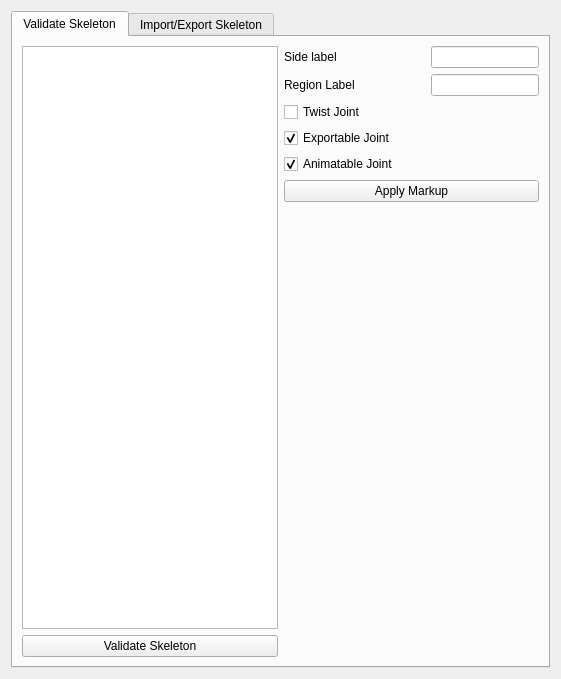
<?xml version="1.0" encoding="UTF-8"?>
<ui version="4.0">
 <class>skeletonbuilder</class>
 <widget class="QWidget" name="skeletonbuilder">
  <property name="geometry">
   <rect>
    <x>0</x>
    <y>0</y>
    <width>561</width>
    <height>679</height>
   </rect>
  </property>
  <property name="windowTitle">
   <string>Skeleton Markup</string>
  </property>
  <layout class="QVBoxLayout" name="verticalLayout_3">
   <item>
    <widget class="QTabWidget" name="tabWidget">
     <property name="currentIndex">
      <number>0</number>
     </property>
     <widget class="QWidget" name="validatie_tab">
      <attribute name="title">
       <string>Validate Skeleton</string>
      </attribute>
      <layout class="QHBoxLayout" name="horizontalLayout">
       <item>
        <layout class="QVBoxLayout" name="validate_verticalLayout">
         <item>
          <widget class="QTreeWidget" name="validate_treeWidget">
           <property name="selectionMode">
            <enum>QAbstractItemView::ExtendedSelection</enum>
           </property>
           <property name="columnCount">
            <number>0</number>
           </property>
          </widget>
         </item>
         <item>
          <widget class="QPushButton" name="validate_pushButton">
           <property name="text">
            <string>Validate Skeleton</string>
           </property>
          </widget>
         </item>
        </layout>
       </item>
       <item>
        <layout class="QVBoxLayout" name="verticalLayout">
         <item>
          <layout class="QHBoxLayout" name="side_label_horizontalLayout">
           <item>
            <widget class="QLabel" name="side_label">
             <property name="minimumSize">
              <size>
               <width>70</width>
               <height>0</height>
              </size>
             </property>
             <property name="maximumSize">
              <size>
               <width>70</width>
               <height>16777215</height>
              </size>
             </property>
             <property name="text">
              <string>Side label</string>
             </property>
            </widget>
           </item>
           <item>
            <spacer name="side_label_horizontalSpacer">
             <property name="orientation">
              <enum>Qt::Horizontal</enum>
             </property>
             <property name="sizeHint" stdset="0">
              <size>
               <width>40</width>
               <height>20</height>
              </size>
             </property>
            </spacer>
           </item>
           <item>
            <widget class="QLineEdit" name="side_label_lineEdit"/>
           </item>
          </layout>
         </item>
         <item>
          <layout class="QHBoxLayout" name="region_label_horizontalLayout">
           <item>
            <widget class="QLabel" name="region_label">
             <property name="minimumSize">
              <size>
               <width>70</width>
               <height>0</height>
              </size>
             </property>
             <property name="maximumSize">
              <size>
               <width>70</width>
               <height>16777215</height>
              </size>
             </property>
             <property name="text">
              <string>Region Label</string>
             </property>
            </widget>
           </item>
           <item>
            <spacer name="region_label_horizontalSpacer">
             <property name="orientation">
              <enum>Qt::Horizontal</enum>
             </property>
             <property name="sizeHint" stdset="0">
              <size>
               <width>40</width>
               <height>20</height>
              </size>
             </property>
            </spacer>
           </item>
           <item>
            <widget class="QLineEdit" name="region_label_lineEdit"/>
           </item>
          </layout>
         </item>
         <item>
          <widget class="QCheckBox" name="is_twist_checkBox">
           <property name="text">
            <string>Twist Joint</string>
           </property>
          </widget>
         </item>
         <item>
          <widget class="QCheckBox" name="exportable_checkBox">
           <property name="text">
            <string>Exportable Joint</string>
           </property>
           <property name="checked">
            <bool>true</bool>
           </property>
          </widget>
         </item>
         <item>
          <widget class="QCheckBox" name="animatable_checkBox">
           <property name="text">
            <string>Animatable Joint</string>
           </property>
           <property name="checked">
            <bool>true</bool>
           </property>
          </widget>
         </item>
         <item>
          <widget class="QPushButton" name="apply_markup_pushButton">
           <property name="text">
            <string>Apply Markup</string>
           </property>
          </widget>
         </item>
         <item>
          <spacer name="apply_label_verticalSpacer">
           <property name="orientation">
            <enum>Qt::Vertical</enum>
           </property>
           <property name="sizeHint" stdset="0">
            <size>
             <width>20</width>
             <height>40</height>
            </size>
           </property>
          </spacer>
         </item>
        </layout>
       </item>
      </layout>
     </widget>
     <widget class="QWidget" name="skeleton_tab">
      <attribute name="title">
       <string>Import/Export Skeleton</string>
      </attribute>
      <layout class="QVBoxLayout" name="verticalLayout_2">
       <item>
        <widget class="QListWidget" name="archetype_listWidget"/>
       </item>
       <item>
        <layout class="QHBoxLayout" name="add_remove_horizontalLayout">
         <item>
          <widget class="QPushButton" name="add_archetype_pushButton">
           <property name="text">
            <string>Add Archetype</string>
           </property>
          </widget>
         </item>
         <item>
          <widget class="QPushButton" name="remove_archetype_pushButton">
           <property name="text">
            <string>Remove Archetype</string>
           </property>
          </widget>
         </item>
        </layout>
       </item>
       <item>
        <layout class="QHBoxLayout" name="import_export_horizontalLayout">
         <item>
          <widget class="QPushButton" name="import_archetype_pushButton">
           <property name="text">
            <string>Import Archetype</string>
           </property>
          </widget>
         </item>
         <item>
          <widget class="QPushButton" name="export_skeleton_pushButton">
           <property name="text">
            <string>Export Skeleton</string>
           </property>
          </widget>
         </item>
        </layout>
       </item>
      </layout>
     </widget>
    </widget>
   </item>
  </layout>
 </widget>
 <resources/>
 <connections/>
</ui>
